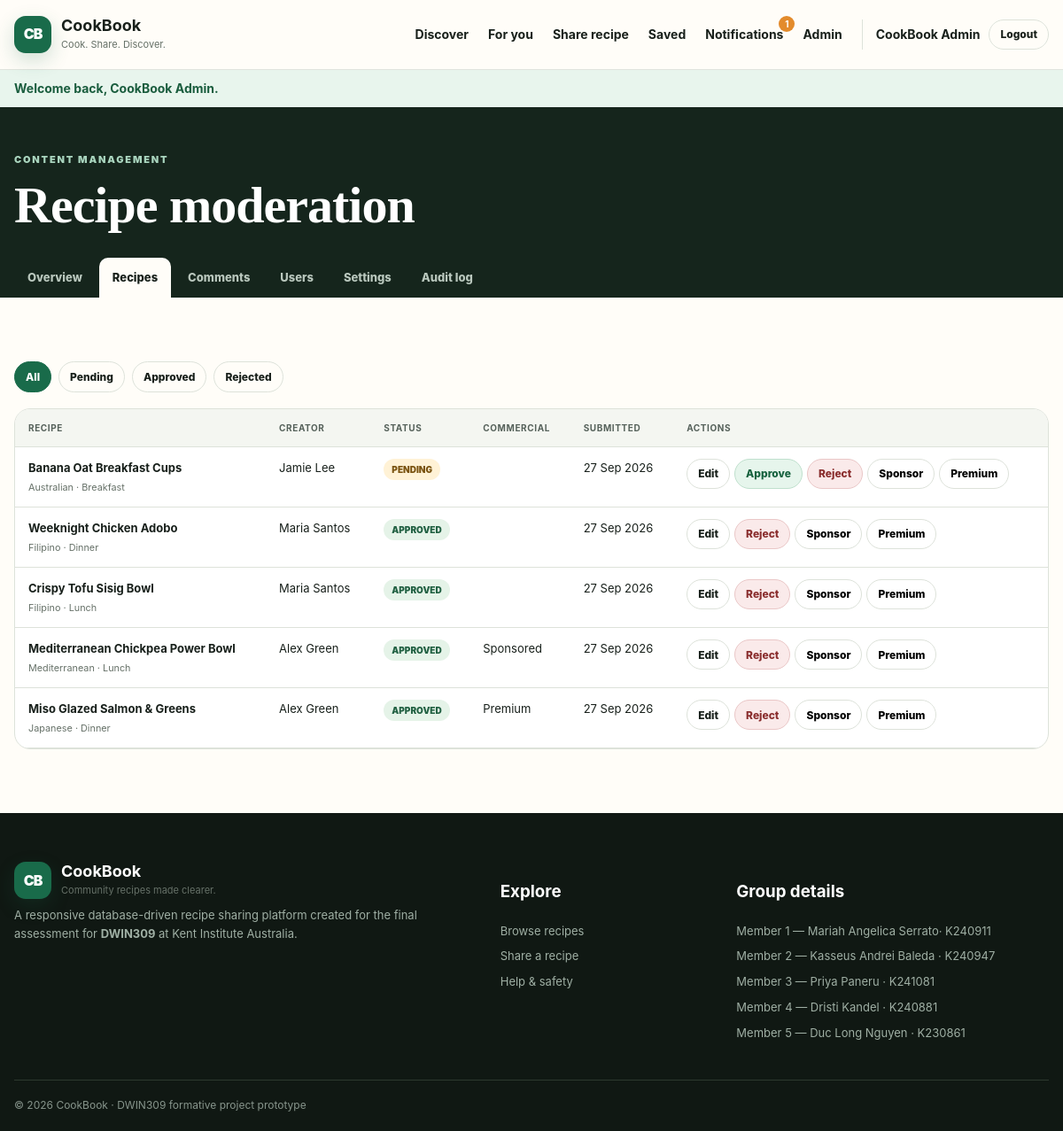
Screenshot of /admin/recipes.php (signed in) with the database file from the repository.
### tables this page shows
CREATE TABLE recipes (
    id INT UNSIGNED AUTO_INCREMENT PRIMARY KEY,
    author_id INT UNSIGNED NOT NULL,
    title VARCHAR(150) NOT NULL,
    slug VARCHAR(190) NOT NULL UNIQUE,
    description TEXT NOT NULL,
    cuisine VARCHAR(80) NOT NULL,
    category VARCHAR(80) NOT NULL,
    difficulty ENUM('Easy','Medium','Hard') NOT NULL DEFAULT 'Easy',
    prep_minutes SMALLINT UNSIGNED NOT NULL DEFAULT 0,
    cook_minutes SMALLINT UNSIGNED NOT NULL DEFAULT 0,
    servings SMALLINT UNSIGNED NOT NULL DEFAULT 1,
    cover_image VARCHAR(255) NULL,
    video_url VARCHAR(500) NULL,
    status ENUM('pending','approved','rejected') NOT NULL DEFAULT 'pending',
    is_sponsored TINYINT(1) NOT NULL DEFAULT 0,
    is_premium TINYINT(1) NOT NULL DEFAULT 0,
    views INT UNSIGNED NOT NULL DEFAULT 0,
    published_at DATETIME NULL,
    created_at TIMESTAMP NOT NULL DEFAULT CURRENT_TIMESTAMP,
    updated_at TIMESTAMP NOT NULL DEFAULT CURRENT_TIMESTAMP ON UPDATE CURRENT_TIMESTAMP,
    CONSTRAINT fk_recipes_author FOREIGN KEY (author_id) REFERENCES users(id) ON DELETE CASCADE,
    INDEX idx_recipes_status_publish (status, published_at),
    INDEX idx_recipes_discovery (cuisine, category, difficulty),
    FULLTEXT INDEX ft_recipe_text (title, description)
);

CREATE TABLE users (
    id INT UNSIGNED AUTO_INCREMENT PRIMARY KEY,
    email VARCHAR(190) NOT NULL UNIQUE,
    display_name VARCHAR(80) NOT NULL,
    password_hash VARCHAR(255) NOT NULL,
    role ENUM('user','admin') NOT NULL DEFAULT 'user',
    bio VARCHAR(500) NULL,
    profile_image VARCHAR(255) NULL,
    dietary_preferences VARCHAR(255) NULL,
    is_active TINYINT(1) NOT NULL DEFAULT 1,
    created_at TIMESTAMP NOT NULL DEFAULT CURRENT_TIMESTAMP,
    updated_at TIMESTAMP NOT NULL DEFAULT CURRENT_TIMESTAMP ON UPDATE CURRENT_TIMESTAMP,
    INDEX idx_users_role_active (role, is_active)
);

### includes/functions.php (called while the page is built, shortened)
<?php
require_once __DIR__ . '/../config/db.php';
function url(string $path = ''): string
{
    return APP_BASE . ($path !== '' ? '/' . ltrim($path, '/') : '');
}
function e(?string $value): string
{
    return htmlspecialchars((string)$value, ENT_QUOTES, 'UTF-8');
}
function consume_flashes(): array
{
    $items = $_SESSION['flash'] ?? [];
    return $items;
}

### config/db.php (called while the page is built, shortened)
<?php
function db(): PDO
{
    static $pdo = null;
    if ($pdo instanceof PDO) {
        return $pdo;
    }
    $dsn = sprintf('mysql:host=%s;port=%d;dbname=%s;charset=utf8mb4', DB_HOST, DB_PORT, DB_NAME);
    $pdo = new PDO($dsn, DB_USER, DB_PASS, [
        PDO::ATTR_ERRMODE => PDO::ERRMODE_EXCEPTION,
        PDO::ATTR_DEFAULT_FETCH_MODE => PDO::FETCH_ASSOC,
        PDO::ATTR_EMULATE_PREPARES => false,
    ]);
    return $pdo;
}

### admin/recipes.php (the view, shortened to what this page needs)
<?php
declare(strict_types=1);require_once __DIR__.'/../includes/functions.php';require_admin();
$status=$_GET['status']??'';$where=$status&&in_array($status,['pending','approved','rejected'],true)?'WHERE r.status=?':'';$sql='SELECT r.*,u.display_name FROM recipes r JOIN users u ON u.id=r.author_id '.$where.' ORDER BY FIELD(r.status,"pending","approved","rejected"),r.created_at DESC';$stmt=db()->prepare($sql);$stmt->execute($where?[$status]:[]);$items=$stmt->fetchAll();$pageTitle='Recipe moderation';require __DIR__.'/../includes/header.php';?>
<section class="admin-head"><div class="container"><span class="eyebrow light">Content management</span><h1>Recipe moderation</h1><nav class="admin-tabs"><a href="<?=e(url('admin/index.php'))?>">Overview</a><a class="active" href="<?=e(url('admin/recipes.php'))?>">Recipes</a><a href="<?=e(url('admin/comments.php'))?>">Comments</a><a href="<?=e(url('admin/users.php'))?>">Users</a><a href="<?=e(url('admin/settings.php'))?>">Settings</a><a href="<?=e(url('admin/audit.php'))?>">Audit log</a></nav></div></section>
<section class="section container"><div class="filter-chips"><a class="<?=!$status?'active':''?>" href="<?=e(url('admin/recipes.php'))?>">All</a><a class="<?=$status==='pending'?'active':''?>" href="<?=e(url('admin/recipes.php?status=pending'))?>">Pending</a><a class="<?=$status==='approved'?'active':''?>" href="<?=e(url('admin/recipes.php?status=approved'))?>">Approved</a><a class="<?=$status==='rejected'?'active':''?>" href="<?=e(url('admin/recipes.php?status=rejected'))?>">Rejected</a></div><div class="table-wrap"><table><thead><tr><th>Recipe</th><th>Creator</th><th>Status</th><th>Commercial</th><th>Submitted</th><th>Actions</th></tr></thead><tbody><?php foreach($items as $r):?><tr><td><a href="<?=e(url('recipe.php?id='.$r['id']))?>"><strong><?=e($r['title'])?></strong></a><small><?=e($r['cuisine'])?> · <?=e($r['category'])?></small></td><td><?=e($r['display_name'])?></td><td><span class="status status-<?=e($r['status'])?>"><?=e($r['status'])?></span></td><td><?= $r['is_sponsored']?'Sponsored ':'' ?><?= $r['is_premium']?'Premium':'' ?></td><td><?=e(date('j M Y',strtotime($r['created_at'])))?></td><td><div class="action-row"><a class="button button-ghost button-small" href="<?=e(url('recipe_form.php?id='.$r['id']))?>">Edit</a><?php if($r['status']!=='approved'):?><form method="post"><?=csrf_field()?><input type="hidden" name="id" value="<?=$r['id']?>"><button class="button button-small button-success" name="action" value="approve">Approve</button></form><?php endif;?><?php if($r['status']!=='rejected'):?><form method="post"><?=csrf_field()?><input type="hidden" name="id" value="<?=$r['id']?>"><button class="button button-small button-danger" name="action" value="reject">Reject</button></form><?php endif;?><form method="post"><?=csrf_field()?><input type="hidden" name="id" value="<?=$r['id']?>"><button class="button button-small button-ghost" name="action" value="toggle_sponsored">Sponsor</button></form><form method="post"><?=csrf_field()?><input type="hidden" name="id" value="<?=$r['id']?>"><button class="button button-small button-ghost" name="action" value="toggle_premium">Premium</button></form></div></td></tr><?php endforeach;?></tbody></table></div></section>
<?php require __DIR__.'/../includes/footer.php';?>

### assets/css/style.css (style rules this page uses)
:root { --ink:#18201b;--muted:#667168;--paper:#fffdf8;--surface:#ffffff;--soft:#f4f5ec;--line:#dde2da; --brand:#196b4a;--brand-dark:#104b35;--accent:#e38b2c;--danger:#a53c3c;--success:#27734f; --shadow:0 18px 50px rgba(24,32,27,.09);--radius:22px;--radius-sm:13px;--max:1180px; }
* { box-sizing:border-box }
html { scroll-behavior:smooth }
body { margin:0;font-family:Inter,ui-sans-serif,system-ui,-apple-system,"Segoe UI",sans-serif;background:var(--paper);color:var(--ink);line-height:1.6 }
a { color:inherit;text-decoration:none }
button,input,select,textarea { font:inherit }
button { cursor:pointer }
.container { width:min(calc(100% - 32px),var(--max));margin-inline:auto }
.button { display:inline-flex;align-items:center;justify-content:center;gap:7px;border:1px solid transparent;border-radius:999px;padding:11px 18px;font-weight:800;font-size:14px;transition:.18s ease;min-height:44px }
.button-ghost { background:transparent;border-color:var(--line) }
.button-small { min-height:34px;padding:6px 12px;font-size:12px }
.button-success { background:#e6f5ec;color:#17623f;border-color:#bfe0cd }
.button-danger { background:#faeaea;color:#8a2e2e;border-color:#eac7c7 }
.eyebrow { text-transform:uppercase;letter-spacing:1.8px;font-size:11px;font-weight:900;color:var(--brand) }
.eyebrow.light { color:#a9d5be }
.section { padding:72px 0 }
.section h1,.section h2,.browse-head h1,.editor-head h1,.admin-head h1 { font-family:Georgia,"Times New Roman",serif;line-height:1.1;letter-spacing:-1px }
.section h1,.browse-head h1,.editor-head h1,.admin-head h1 { font-size:clamp(38px,5vw,58px);margin:8px 0 14px }
.admin-head { background:#15251c;color:#fff;padding:45px 0 0 }
.admin-tabs { display:flex;gap:4px;overflow:auto;margin-top:27px }
.admin-tabs a { padding:12px 15px;border-radius:10px 10px 0 0;color:#b9c7bd;font-size:13px;font-weight:800;white-space:nowrap }
.admin-tabs a:hover,.admin-tabs a.active { background:var(--paper);color:var(--ink) }
.status { display:inline-flex;border-radius:999px;padding:4px 9px;font-size:10px;font-weight:900;text-transform:uppercase }
.status-approved { background:#e5f3e8;color:#226143 }
.status-pending { background:#fff2d6;color:#7a5310 }
.table-wrap { overflow:auto;border:1px solid var(--line);border-radius:18px;background:#fff }
table { border-collapse:collapse;width:100%;min-width:760px }
th,td { text-align:left;padding:13px 15px;border-bottom:1px solid var(--line);font-size:13px;vertical-align:top }
th { background:#f4f6f1;color:#55615a;text-transform:uppercase;font-size:10px;letter-spacing:.6px }
td small { display:block;color:var(--muted);margin-top:3px }
.action-row { display:flex;flex-wrap:wrap;gap:5px }
.action-row form { display:inline-flex }
.filter-chips { display:flex;gap:8px;margin-bottom:18px }
.filter-chips a { padding:7px 12px;border-radius:999px;border:1px solid var(--line);font-size:12px;font-weight:800 }
.filter-chips a.active { background:var(--brand);color:#fff;border-color:var(--brand) }

### rows the page displays
recipes: title "Banana Oat Breakfast Cups", cuisine "Australian", category "Breakfast", author.display_name "Jamie Lee", status "PENDING", created_at "27 Sep 2026"
recipes: title "Weeknight Chicken Adobo", cuisine "Filipino", category "Dinner", author.display_name "Maria Santos", status "APPROVED", created_at "27 Sep 2026"
recipes: title "Crispy Tofu Sisig Bowl", cuisine "Filipino", category "Lunch", author.display_name "Maria Santos", status "APPROVED", created_at "27 Sep 2026"
recipes: title "Mediterranean Chickpea Power Bowl", cuisine "Mediterranean", category "Lunch", author.display_name "Alex Green", status "APPROVED", is_sponsored "Sponsored", created_at "27 Sep 2026"
recipes: title "Miso Glazed Salmon & Greens", cuisine "Japanese", category "Dinner", author.display_name "Alex Green", status "APPROVED", is_premium "Premium", created_at "27 Sep 2026"

### other values shown
$count "1"
$user['display_name'] "CookBook Admin"
$flash['message'] "Welcome back, CookBook Admin."
